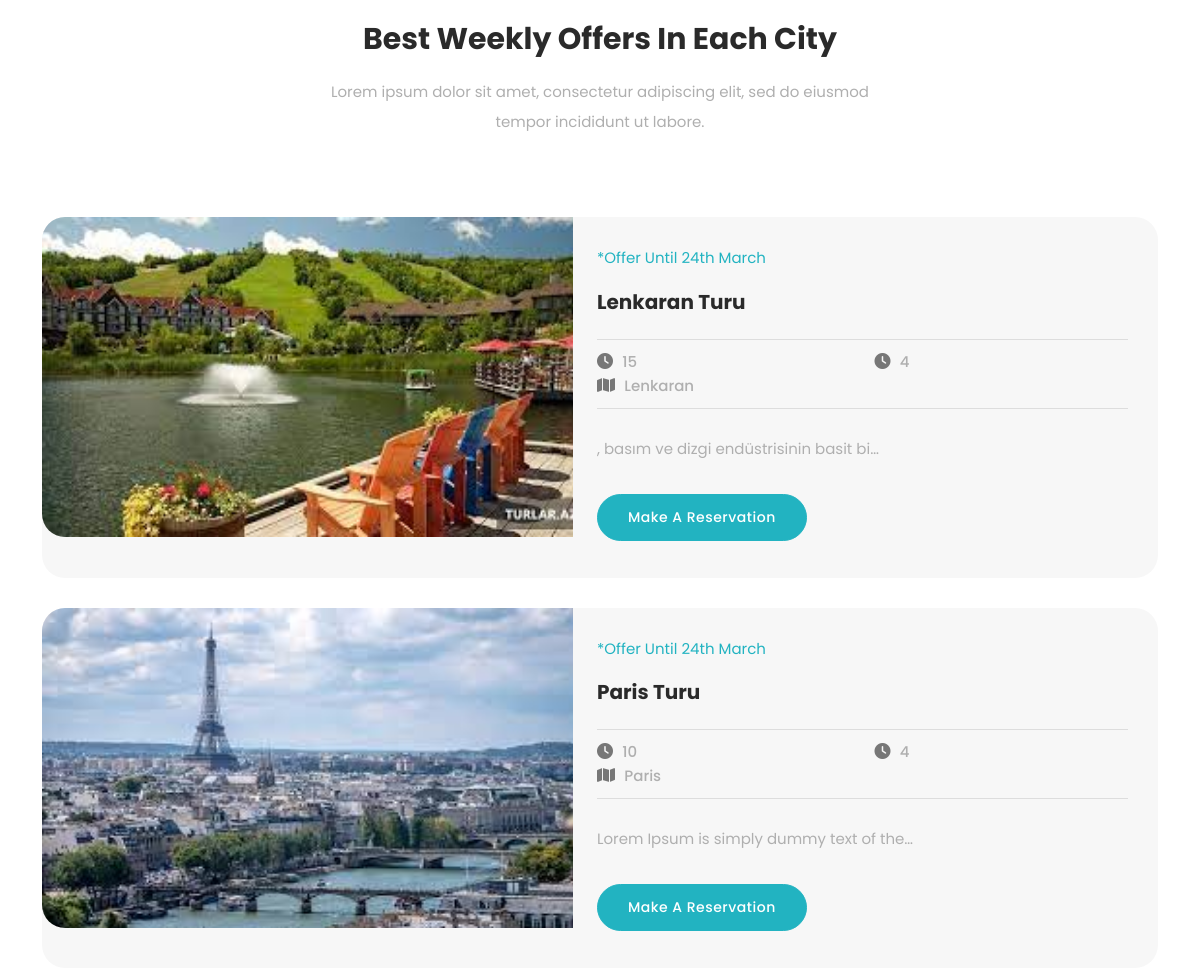
Page /deals/ (middle part) on the earlier database version.
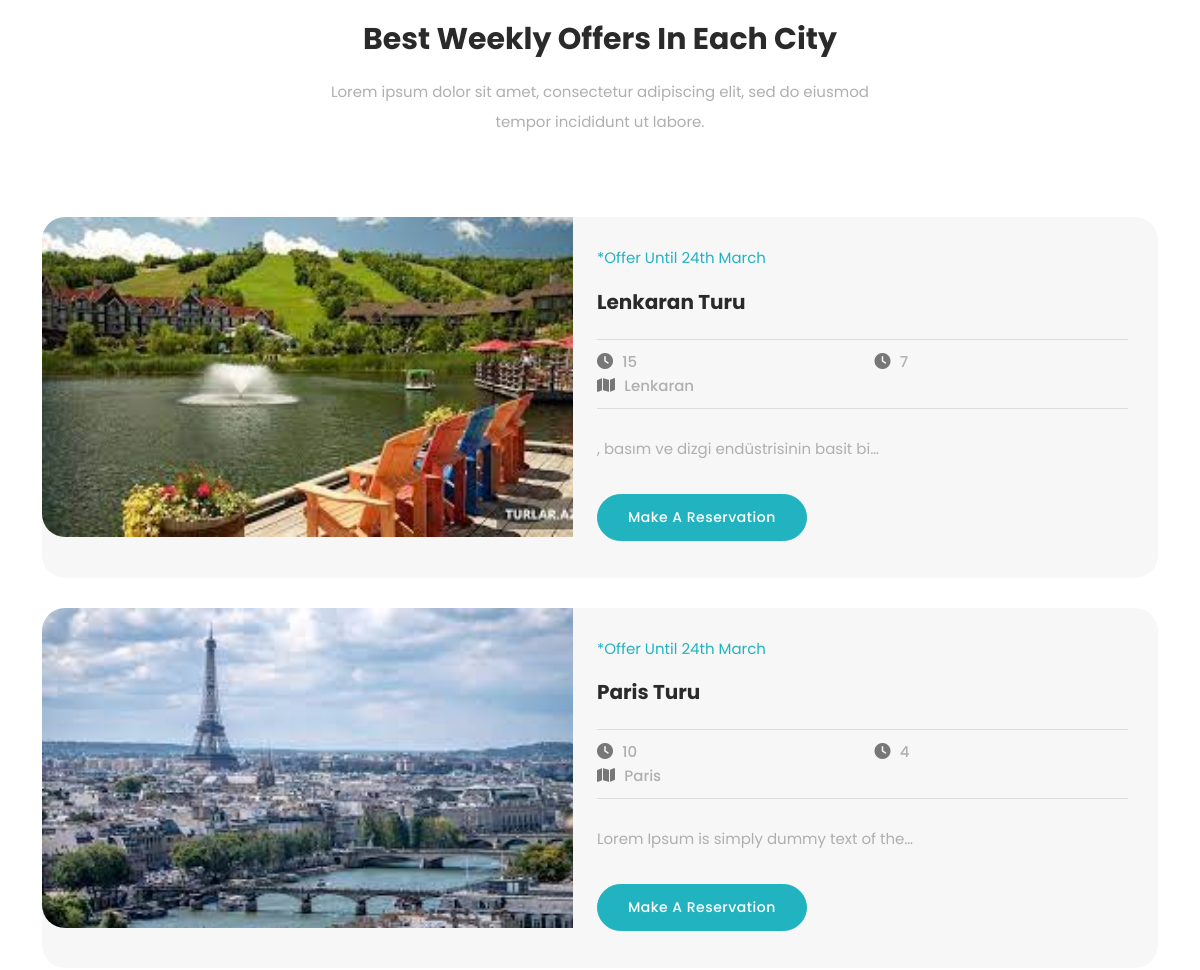
Same page on the later database version.
### journey/models.py (models this page shows, shortened)
class Turn(models.Model):
    created_user = models.ForeignKey(User,on_delete = models.CASCADE, related_name='turns')
    name = models.CharField(max_length = 250)
    city = models.ForeignKey(City, on_delete=models.SET_NULL, null=True, blank=True)
    country = models.ForeignKey(Country, on_delete=models.CASCADE, null=True, blank=True)
    description = models.TextField()
    start_date = models.DateTimeField(auto_now_add= False)
    finsh_date = models.DateTimeField(auto_now_add=False)
    img = models.ImageField()
    price = models.IntegerField()
    daysall = models.IntegerField()
    max_person = models.IntegerField()
    persons = models.ManyToManyField(User,related_name="person_turns")
    longitude = models.CharField(max_length=100, null=True, blank=True)
    lattitude = models.CharField(max_length=100, null=True, blank=True)
    slug = models.SlugField(blank=True,unique=True)

class City(models.Model):
    name = models.CharField(max_length=250)
    def __str__(self):
        return self.name

### journey/views.py (the view)
# urls.py: path('deals/', views.deals, name="deals"),
def deals(request):
    people_count = Turn.objects.annotate(num_people=Count('persons'))
    pfilter = TurnFilter()
    properties_filter = TurnFilter(request.GET,queryset=Turn.objects.all().annotate(
        num_people=Count('persons')))
    properties = properties_filter.qs
    page_number = int(request.GET.get('page',1))
    paginator = Paginator(properties,2)
    page = paginator.page(page_number)
    return render(request,'deals.html',{
        'pfilter':pfilter,
        'properties': page.object_list,
        'paginator': paginator,
        'page_object': page,
        'filter': TurnFilter,
        'properties': page.object_list,
        'paginator': paginator,
        'people_count': people_count
})

### journey/models.py (called while the page is built)
    def __str__(self):
        return self.name

### templates/deals.html (shortened to what this page needs)
{% extends 'partials/base.html' %}
{%load static%}
{% block content %}
  <div class="search-form">
  </div>
  <div class="amazing-deals">
    <div class="container">
      <div class="row">
        <div class="col-lg-6 offset-lg-3">
          <div class="section-heading text-center">
            <h2>Best Weekly Offers In Each City</h2>
            <p>Lorem ipsum dolor sit amet, consectetur adipiscing elit, sed do eiusmod tempor incididunt ut labore.</p>
          </div>
        </div>
       {% for turn in properties  %}
        <div class="col-lg-12 col-sm-8">
          <div class="item">
            <div class="row">
              <div class="col-lg-6">
                <div class="image">
                  <img style="width: 550px;height: 320px;" src="{{turn.img.url}}" alt="">
                </div>
              </div>
              <div class="col-lg-6 align-self-center">
                <div class="content">
                  <span class="info">*Offer Until 24th March</span>
                  <h4>{{turn.name}}</h4>
                  <div class="row">
                    <div class="col-6">
                      <i class="fa fa-clock"></i>
                      <span class="list">{{turn.daysall}}</span>
                    </div>
                    <div class="col-6">
                      <i class="fa fa-clock"></i>
                      <span class="list">{{turn.num_people}}</span>
                    </div>
                    <div class="col-6">
                      <i class="fa fa-map"></i>
                      <span class="list">{{turn.city}}</span>
                    </div>
                  </div>
                  <p>{{turn.description|truncatechars:40}}</p>
                  <div class="main-button">
                    <a href="reservation.html">Make a Reservation</a>
                  </div>
                </div>
              </div>
            </div>
          </div>
          {% endfor %}
        </div>
      </div>
    </div>
  </div>
  </div>
  {% endblock %}

Differences in the rows shown:
changed Turn "Lenkaran Turu": num_people "4" → "7"
